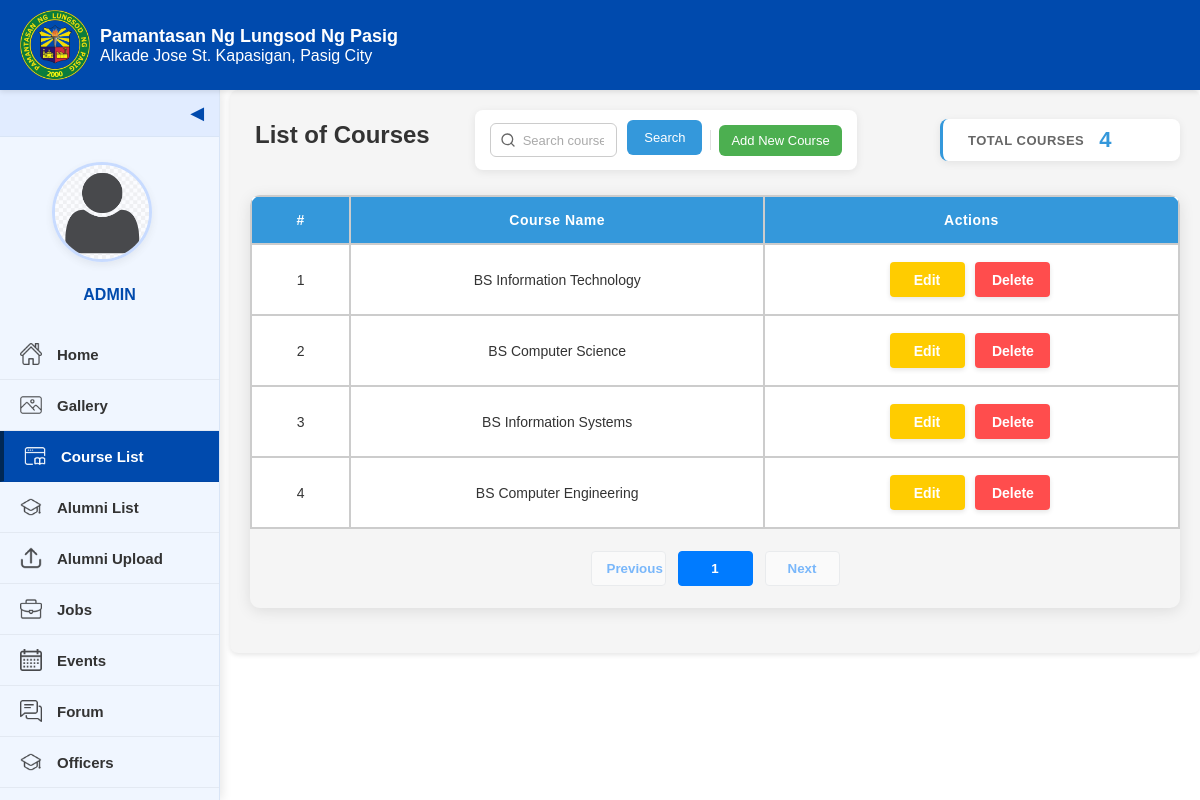
Screenshot of /admin-course-list.php with the database file from the repository.
### tables this page shows
CREATE TABLE `courses` (
  `id` int(30) NOT NULL,
  `course` text NOT NULL,
  `about` text NOT NULL
);

### admin-course-list.php (the view, shortened to what this page needs)
<?php
include 'admin/db_connect.php';
$page = isset($_GET['page']) ? intval($_GET['page']) : 1;
$items_per_page = 10;
$offset = ($page - 1) * $items_per_page;
$search = isset($_GET['search']) ? $_GET['search'] : '';
$where_clause = "";
$params = [];
$count_query = "SELECT COUNT(*) as total FROM courses" . $where_clause;
$stmt_count = $conn->prepare($count_query);
$stmt_count->execute();
$count_result = $stmt_count->get_result();
$count_row = $count_result->fetch_assoc();
$total_records = $count_row['total'];
$total_pages = ceil($total_records / $items_per_page);
$course_query = "SELECT * FROM courses" . $where_clause . " ORDER BY id ASC LIMIT ?, ?";
$stmt = $conn->prepare($course_query);
if (count($params) > 0) {
    $params[] = $offset;
    $params[] = $items_per_page;
    $types = str_repeat('s', count($params) - 2) . 'ii';
    $stmt->bind_param($types, ...$params);
} else {
    $stmt->bind_param("ii", $offset, $items_per_page);
}
$stmt->execute();
$courses_result = $stmt->get_result();
$has_course_code = false;
$has_department = false;
?>
<!DOCTYPE html>
<html lang="en">
<head>
  <link rel="stylesheet" href="style.css">
  <link rel="stylesheet" href="admin-course-list.css">
</head>
<body>
    <div class="interface-header">
    <img src="images/logo.png" alt="PLP Logo" class="logo-interface">
        <div class="text">
            <div class="school-name">Pamantasan Ng Lungsod Ng Pasig</div>
            <p class="p-size">Alkade Jose St. Kapasigan, Pasig City</p>
        </div>
    </div>
    <div id="al-content">
        <div class="sidebar" id="sidebar">
        <div class="toggle-btn" onclick="toggleSidebar()">&#x25C0;</div>
            <div class="sidebar-content">
                <div class="profile-section">
                    <a class="profile-pic">
                        <img src="images/avatar.png" alt="Profile Picture"></a>
                    <div class="profile-name">ADMIN</div>
                </div>
                <a href="admin-home.php"><img src="images/home.png" alt="Home"><span>Home</span></a>
                <a href="admin-gallery.php"><img src="images/gallery.png" alt="Gallery"><span>Gallery</span></a>
                <a href="admin-course-list.php" class="active"><img src="images/course-list.png" alt="Course List"><span>Course List</span></a>
                <a href="admin-alumni-list.php"><img src="images/alumni_list.png" alt="Alumni List"><span>Alumni List</span></a>
                <a href="admin-alumni-upload.php"><img src="images/upload.png" alt="Alumni Upload"><span>Alumni Upload</span></a>
                <a href="admin-job.php"><img src="images/jobs.png" alt="Jobs"><span>Jobs</span></a>
                <a href="admin-event.php"><img src="images/calendar.png" alt="Events"><span>Events</span></a>
                <a href="admin-forums.php"><img src="images/forums.png" alt="Forum"><span>Forum</span></a>
                <a href="admin-officers.php"><img src="images/users.png" alt="Officers"><span>Officers</span></a>
                <a href="admin-system-setting.php"><img src="images/settings.png" alt="System Settings"><span>System Settings</span></a>
            </div>
        </div>
        <div class="al-main-content">
            <div class="top-section">
                <div class="header-and-search">
                    <header>List of Courses</header>
                    <div class="alist-search">
                        <form method="GET" action="admin-course-list.php">
                            <div class="search-input-container">
                                <input type="text" id="search" name="search" value="<?php echo htmlspecialchars($search); ?>" placeholder="Search courses...">
                            </div>
                            <div class="button-group">
                                <button type="submit" class="alist-filter">Search</button>
                                <button type="button" class="add-course-btn" onclick="openAddCourseModal()">Add New Course</button>
                            </div>
                        </form>
                    </div>
                </div>
                <div class="course-stats">
                    <div class="stat-box">
                        <span class="stat-number"><?php echo $total_records; ?></span>
                        <span class="stat-label">Total Courses</span>
                    </div>
                </div>
            </div>
            <div class="table-alist">
                <table id="courseTable">
                    <thead>
                        <tr>
                            <th>#</th>
                            <th>Course Name</th>
                            <th>Actions</th>
                        </tr>
                    </thead>
                    <tbody>
                        <?php
                        if($courses_result->num_rows > 0):
                            $counter = $offset + 1;
                            while($row = $courses_result->fetch_assoc()):
                        ?>
                        <tr>
                            <td><?php echo $counter++; ?></td>
                            <td><?php echo htmlspecialchars($row['course']); ?></td>
                            <td>
                                <button type="button" class="admin-course-list-btn edit"
                                        onclick="editCourse(<?php echo $row['id']; ?>,
                                        '<?php echo isset($row['course_code']) ? addslashes($row['course_code']) : ''; ?>',
                                        '<?php echo addslashes($row['course']); ?>',
                                        '<?php echo isset($row['department']) ? addslashes($row['department']) : ''; ?>')">Edit</button>
                                <button type="button" class="admin-course-list-btn delete"
                                        onclick="confirmDelete(<?php echo $row['id']; ?>,
                                        '<?php echo addslashes($row['course']); ?>')">Delete</button>
                            </td>
                        </tr>
                        <?php
                            endwhile;
                        else:
                        ?>
                        <tr>
                            <td colspan="<?php echo 3 + ($has_course_code ? 1 : 0) + ($has_department ? 1 : 0); ?>" class="no-records">No courses found</td>
                        </tr>
                        <?php endif; ?>
                    </tbody>
                </table>
                <div class="pagination">
                    <button <?php echo $page <= 1 ? 'disabled' : ''; ?>
                            onclick="changePage(<?php echo $page - 1; ?>)">Previous</button>
                    <?php for ($i = 1; $i <= $total_pages; $i++): ?>
                        <button <?php echo $i == $page ? 'class="active"' : ''; ?>
                                onclick="changePage(<?php echo $i; ?>)"><?php echo $i; ?></button>
                    <?php endfor; ?>
                    <button <?php echo $page >= $total_pages ? 'disabled' : ''; ?>
                            onclick="changePage(<?php echo $page + 1; ?>)">Next</button>
                </div>
            </div>
        </div>
    </div>
</body>
</html>

### rows the page displays
courses: course "BS Information Technology"
courses: course "BS Computer Science"
courses: course "BS Information Systems"
courses: course "BS Computer Engineering"

### other values shown
$total_records "4"
